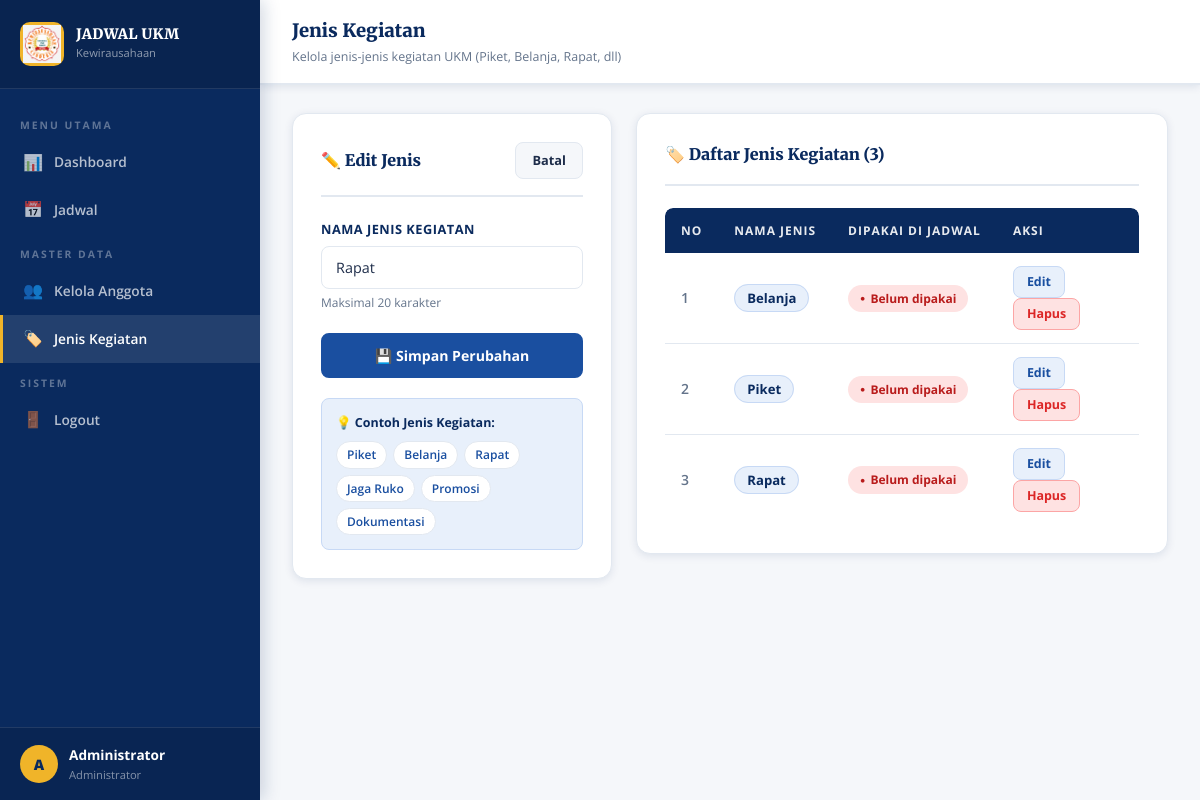
The page /admin/kelola_jenis.php?edit=3 (signed in) on the database its author committed.
### tables this page shows
CREATE TABLE jenis_jadwal (
    id_jenis_jadwal INT(11) AUTO_INCREMENT PRIMARY KEY,
    nama_jenis VARCHAR(20) UNIQUE NOT NULL
);

### admin/kelola_jenis.php (the view, shortened to what this page needs)
<?php
require '../config/db.php';
$jenis_list = $pdo->query("
    SELECT jj.*, COUNT(dj.id_detail_jadwal) AS jumlah_dipakai
    FROM jenis_jadwal jj
    LEFT JOIN detail_jadwal dj ON jj.id_jenis_jadwal = dj.id_jenis_jadwal
    GROUP BY jj.id_jenis_jadwal
    ORDER BY jj.nama_jenis
")->fetchAll();
$edit_data = null;
if (isset($_GET['edit'])) {
    $q = $pdo->prepare("SELECT * FROM jenis_jadwal WHERE id_jenis_jadwal=?");
    $q->execute([intval($_GET['edit'])]);
    $edit_data = $q->fetch();
}
?>
<!DOCTYPE html>
<html lang="id">
<head>
<link rel="stylesheet" href="../assets/style.css">
</head>
<body>
<div class="layout">
  <aside class="sidebar">
    <div class="sidebar-brand">
      <div class="brand-icon">
        <img src="../assets/ukm_cendikia.png" alt="Logo" style="width:38px;height:38px;object-fit:contain;" onerror="this.style.display='none';this.nextElementSibling.style.display='flex'">
      </div>
      <div class="brand-text">
        <div class="brand-name">JADWAL UKM</div>
        <div class="brand-sub">Kewirausahaan</div>
      </div>
    </div>
    <nav class="sidebar-nav">
      <p class="nav-label">Menu Utama</p>
      <a href="dashboard.php" class="nav-item">
        <span class="nav-icon">📊</span> Dashboard
      </a>
      <a href="tambah_jadwal.php" class="nav-item">
        <span class="nav-icon">📅</span> Jadwal
      </a>
      <p class="nav-label">Master Data</p>
      <a href="kelola_anggota.php" class="nav-item">
        <span class="nav-icon">👥</span> Kelola Anggota
      </a>
      <a href="kelola_jenis.php" class="nav-item active">
        <span class="nav-icon">🏷️</span> Jenis Kegiatan
      </a>
      <p class="nav-label">Sistem</p>
      <a href="../logout.php" class="nav-item">
        <span class="nav-icon">🚪</span> Logout
      </a>
    </nav>
    <div class="sidebar-footer">
      <div class="user-info">
        <div class="user-avatar"><?= strtoupper(substr($_SESSION['nama'],0,1)) ?></div>
        <div class="user-detail">
          <div class="user-name"><?= htmlspecialchars($_SESSION['nama']) ?></div>
          <div class="user-role">Administrator</div>
        </div>
      </div>
    </div>
  </aside>
  <div class="main-content">
    <header class="topbar">
      <div class="topbar-title">
        <h2>Jenis Kegiatan</h2>
        <p>Kelola jenis-jenis kegiatan UKM (Piket, Belanja, Rapat, dll)</p>
      </div>
    </header>
    <main class="page-content">
      <div style="display:grid;grid-template-columns:320px 1fr;gap:24px;align-items:start;">
        <div class="card">
          <div class="card-header">
            <h3><?= $edit_data ? '✏️ Edit Jenis' : '➕ Tambah Jenis' ?></h3>
            <?php if ($edit_data): ?>
              <a href="kelola_jenis.php" class="btn btn-sm" style="background:var(--gray-light);color:var(--text-dark);border:1px solid var(--gray-mid);">Batal</a>
            <?php endif; ?>
          </div>
          <form method="POST">
            <div class="form-group">
              <label>Nama Jenis Kegiatan</label>
              <input type="text" name="nama_jenis"
                placeholder="Contoh: Piket, Belanja, Rapat..."
                value="<?= $edit_data ? htmlspecialchars($edit_data['nama_jenis']) : '' ?>"
                required maxlength="20">
              <small style="color:var(--gray-text);font-size:0.75rem;">Maksimal 20 karakter</small>
            </div>
            <button type="submit" class="btn btn-blue" style="width:100%;justify-content:center;">
              <?= $edit_data ? '💾 Simpan Perubahan' : '➕ Tambah Jenis' ?>
            </button>
          </form>
          <div style="margin-top:20px;padding:14px;background:var(--blue-soft);border-radius:8px;border:1px solid #c7d9f5;">
            <p style="font-size:0.78rem;font-weight:700;color:var(--blue-dark);margin-bottom:8px;">💡 Contoh Jenis Kegiatan:</p>
            <div style="display:flex;flex-wrap:wrap;gap:6px;">
              <?php foreach (['Piket','Belanja','Rapat','Jaga Ruko','Promosi','Dokumentasi'] as $contoh): ?>
                <span style="background:white;border:1px solid var(--gray-mid);padding:3px 10px;border-radius:50px;font-size:0.75rem;color:var(--blue-mid);font-weight:600;"><?= $contoh ?></span>
              <?php endforeach; ?>
            </div>
          </div>
        </div>
        <div class="card">
          <div class="card-header">
            <h3>🏷️ Daftar Jenis Kegiatan (<?= count($jenis_list) ?>)</h3>
          </div>
          <div class="table-wrapper">
            <?php if (empty($jenis_list)): ?>
              <p style="text-align:center;padding:32px;color:var(--gray-text);">Belum ada jenis kegiatan.</p>
            <?php else: ?>
            <table>
              <thead>
                <tr><th>No</th><th>Nama Jenis</th><th>Dipakai di Jadwal</th><th>Aksi</th></tr>
              </thead>
              <tbody>
                <?php foreach ($jenis_list as $i => $j): ?>
                <tr>
                  <td style="color:var(--gray-text);font-weight:600;"><?= $i+1 ?></td>
                  <td>
                    <span style="background:var(--blue-soft);border:1px solid #c7d9f5;padding:4px 12px;border-radius:50px;font-size:0.82rem;font-weight:700;color:var(--blue-dark);">
                      <?= htmlspecialchars($j['nama_jenis']) ?>
                    </span>
                  </td>
                  <td>
                    <?php if ($j['jumlah_dipakai'] > 0): ?>
                      <span class="badge green"><?= $j['jumlah_dipakai'] ?> jadwal</span>
                    <?php else: ?>
                      <span class="badge red">Belum dipakai</span>
                    <?php endif; ?>
                  </td>
                  <td>
                    <a href="kelola_jenis.php?edit=<?= $j['id_jenis_jadwal'] ?>" class="action-link edit">Edit</a>
                    <?php if ($j['jumlah_dipakai'] == 0): ?>
                      <a href="kelola_jenis.php?hapus=<?= $j['id_jenis_jadwal'] ?>" class="action-link delete"
                         onclick="return confirm('Hapus jenis <?= htmlspecialchars($j['nama_jenis']) ?>?')">Hapus</a>
                    <?php else: ?>
                      <span style="font-size:0.75rem;color:var(--gray-text);padding:5px 8px;">🔒 Terkunci</span>
                    <?php endif; ?>
                  </td>
                </tr>
                <?php endforeach; ?>
              </tbody>
            </table>
            <?php endif; ?>
          </div>
        </div>
      </div>
    </main>
  </div>
</div>
</body>
</html>

### rows shown on the page
jenis_jadwal: nama_jenis "Rapat"
jenis_jadwal: nama_jenis "Belanja"
jenis_jadwal: nama_jenis "Piket"

### other values the page prints
substr($_SESSION['nama'],0,1) "A"
$_SESSION['nama'] "Administrator"
$contoh "Piket"
$contoh "Belanja"
$contoh "Rapat"
$contoh "Jaga Ruko"
$contoh "Promosi"
$contoh "Dokumentasi"
count($jenis_list) "3"
